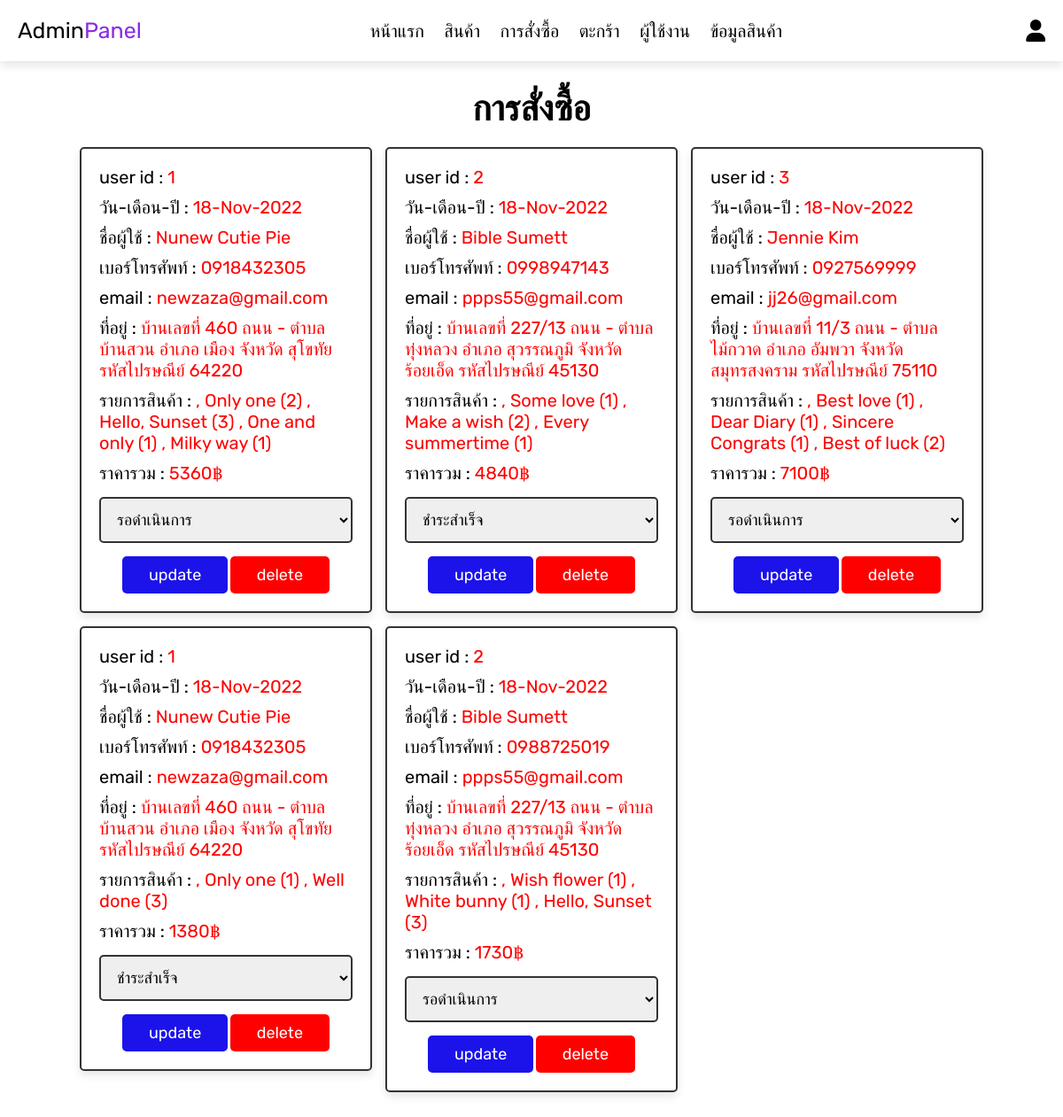
/admin_orders.php (signed in), run on the app's committed database.
### tables this page shows
CREATE TABLE `orders` (
  `oid` int(100) NOT NULL,
  `user_id` varchar(100) NOT NULL,
  `pname` varchar(100) NOT NULL,
  `number` varchar(12) NOT NULL,
  `email` varchar(100) NOT NULL,
  `image` varchar(100) NOT NULL,
  `address` varchar(500) NOT NULL,
  `total_products` varchar(1000) NOT NULL,
  `total_price` int(100) NOT NULL,
  `placed_on` varchar(50) NOT NULL,
  `payment_status` varchar(20) NOT NULL
);

### admin_orders.php (the view, shortened to what this page needs)
<?php include 'config.php';
?>
<!DOCTYPE html>
<html lang="en">
<head>
   <link rel="stylesheet" href="https://cdnjs.cloudflare.com/ajax/libs/font-awesome/6.0.0/css/all.min.css">
   <link rel="stylesheet" href="css/admin_style.css">
</head>
<body>
<?php include 'admin_header.php'; ?>
<section class="placed-orders">
   <h1 class="title">การสั่งซื้อ</h1>
   <div class="box-container">
      <?php
      $select_orders = mysqli_query($conn, "SELECT * FROM orders") or die('query failed');
      if(mysqli_num_rows($select_orders) > 0){
         while($fetch_orders = mysqli_fetch_assoc($select_orders)){
      ?>
      <div class="box">
         <p> user id : <span><?php echo $fetch_orders['user_id']; ?></span> </p>
         <p> วัน-เดือน-ปี : <span><?php echo $fetch_orders['placed_on']; ?></span> </p>
         <p> ชื่อผู้ใช้ : <span><?php echo $fetch_orders['pname']; ?></span> </p>
         <p> เบอร์โทรศัพท์ : <span><?php echo $fetch_orders['number']; ?></span> </p>
         <p> email : <span><?php echo $fetch_orders['email']; ?></span> </p>
         <p> ที่อยู่ : <span><?php echo $fetch_orders['address']; ?></span> </p>
         <p> รายการสินค้า : <span><?php echo $fetch_orders['total_products']; ?></span> </p>
         <p> ราคารวม : <span><?php echo $fetch_orders['total_price']; ?>฿</span> </p>
         <form action="" method="post">
            <select name="update_payment">
               <option disabled selected><?php echo $fetch_orders['payment_status']; ?></option>
            </select>
            <input type="submit" name="update_order" value="update" class="option-btn">
            <a href="admin_orders.php?delete=<?php echo $fetch_orders['oid']; ?>" class="delete-btn"
            onclick="return confirm('delete this order?');">delete</a>
         </form>
      </div>
      <?php
         }
      }else{
         echo '<p class="empty">no orders placed yet!</p>';
      }
      ?>
   </div>
</section>
</body>
</html>

### css/admin_style.css (style rules this page uses)
* { font-family: 'Rubik', sans-serif; margin:0; padding:0; box-sizing: border-box; outline: none; border:none; text-decoration: none; transition:all .2s linear; }
html { font-size: 62.5%; overflow-x: hidden; scroll-behavior: smooth; scroll-padding-top: 6.5rem; }
body { background: #fff; }
section { padding:3rem 2rem; }
.title { text-align: center; margin-bottom: 2rem; color:#000; font-size: 4rem; }
.btn, .delete-btn, .option-btn { display: inline-block; border-radius: .5rem; margin-top: 1rem; font-size: 1.8rem; color:#fff; cursor: pointer; padding:1rem 3rem; }
.delete-btn { background-color: #f00; }
.option-btn { background-color: #1b13e9; }
.placed-orders .box-container { display: grid; grid-template-columns: repeat(auto-fit, 33rem); gap:1.5rem; align-items: flex-start; max-width: 1200px; margin: 0 auto; justify-content: center; }
.placed-orders .box-container .box { padding:2rem; border:.2rem solid #333; background-color: #fff; box-shadow: 0 .5rem 1rem rgba(0,0,0,.1); border-radius: .5rem; }
.placed-orders .box-container .box p { margin-bottom: 1rem; font-size: 2rem; color:#000; }
.placed-orders .box-container .box p span { color:#f00; }
.placed-orders .box-container .box form { margin-top: 1rem; text-align: center; }
.placed-orders .box-container .box form select { width: 100%; border:.2rem solid #333; padding:1.2rem 1.4rem; font-size: 1.8rem; color:#000; border:.2rem solid #333; border-radius: .5rem; margin:.5rem 0; }

### data on the page
orders: user "1", placed_on "18-Nov-2022", pname "Nunew Cutie Pie", number "0918432305", email "newzaza@gmail.com", address "บ้านเลขที่ 460 ถนน - ตำบล บ้านสวน อำเภอ เมือง จังหวัด สุโขทัย รหัสไปรษณีย์ 64220", total_products ", Only one (2) , Hello, Sunset (3) , One and only (1) , Milky way (1)", total_price "5360", update_payment "รอดำเนินการ"
orders: user "2", placed_on "18-Nov-2022", pname "Bible Sumett", number "0998947143", email "ppps55@gmail.com", address "บ้านเลขที่ 227/13 ถนน - ตำบล ทุ่งหลวง อำเภอ สุวรรณภูมิ จังหวัด ร้อยเอ็ด รหัสไปรษณีย์ 45130", total_products ", Some love (1) , Make a wish (2) , Every summertime (1)", total_price "4840", update_payment "ชำระสำเร็จ"
orders: user "3", placed_on "18-Nov-2022", pname "Jennie Kim", number "0927569999", email "jj26@gmail.com", address "บ้านเลขที่ 11/3 ถนน - ตำบล ไม้กวาด อำเภอ อัมพวา จังหวัด สมุทรสงคราม รหัสไปรษณีย์ 75110", total_products ", Best love (1) , Dear Diary (1) , Sincere Congrats (1) , Best of luck (2)", total_price "7100", update_payment "รอดำเนินการ"
orders: user "1", placed_on "18-Nov-2022", pname "Nunew Cutie Pie", number "0918432305", email "newzaza@gmail.com", address "บ้านเลขที่ 460 ถนน - ตำบล บ้านสวน อำเภอ เมือง จังหวัด สุโขทัย รหัสไปรษณีย์ 64220", total_products ", Only one (1) , Well done (3)", total_price "1380", update_payment "ชำระสำเร็จ"
orders: user "2", placed_on "18-Nov-2022", pname "Bible Sumett", number "0988725019", email "ppps55@gmail.com", address "บ้านเลขที่ 227/13 ถนน - ตำบล ทุ่งหลวง อำเภอ สุวรรณภูมิ จังหวัด ร้อยเอ็ด รหัสไปรษณีย์ 45130", total_products ", Wish flower (1) , White bunny (1) , Hello, Sunset (3)", total_price "1730", update_payment "รอดำเนินการ"
